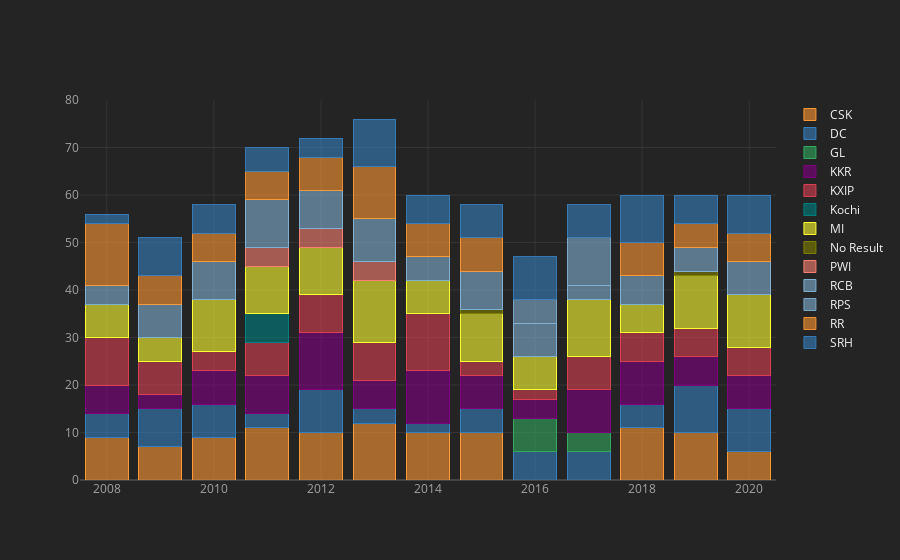

Notebook code for this chart:
### Markdown cell above
Being a home team, CSK has won maximum matches followed by MI and KKR

### Code cell
Season_comparison = pd.crosstab(df['season'],df['winner'])
Season_comparison.iplot(kind='bar',barmode='stack')

### Figure 1 — Plotly figure (JSON) as saved in the notebook; plotly's stock layout.template omitted (floating-point values rounded to 4 significant figures)
{"data": [{"marker": {"color": "rgba(255, 153, 51, 0.6)", "line": {"color": "rgba(255, 153, 51, 1.0)", "width": 1}}, "name": "CSK", "orientation": "v", "text": "", "type": "bar", "x": [2008, 2009, 2010, 2011, 2012, 2013, 2014, 2015, 2016, 2017, 2018, 2019, 2020], "y": [9, 7, 9, 11, 10, 12, 10, 10, 0, 0, 11, 10, 6]}, {"marker": {"color": "rgba(55, 128, 191, 0.6)", "line": {"color": "rgba(55, 128, 191, 1.0)", "width": 1}}, "name": "DC", "orientation": "v", "text": "", "type": "bar", "x": [2008, 2009, 2010, 2011, 2012, 2013, 2014, 2015, 2016, 2017, 2018, 2019, 2020], "y": [5, 8, 7, 3, 9, 3, 2, 5, 6, 6, 5, 10, 9]}, {"marker": {"color": "rgba(50, 171, 96, 0.6)", "line": {"color": "rgba(50, 171, 96, 1.0)", "width": 1}}, "name": "GL", "orientation": "v", "text": "", "type": "bar", "x": [2008, 2009, 2010, 2011, 2012, 2013, 2014, 2015, 2016, 2017, 2018, 2019, 2020], "y": [0, 0, 0, 0, 0, 0, 0, 0, 7, 4, 0, 0, 0]}, {"marker": {"color": "rgba(128, 0, 128, 0.6)", "line": {"color": "rgba(128, 0, 128, 1.0)", "width": 1}}, "name": "KKR", "orientation": "v", "text": "", "type": "bar", "x": [2008, 2009, 2010, 2011, 2012, 2013, 2014, 2015, 2016, 2017, 2018, 2019, 2020], "y": [6, 3, 7, 8, 12, 6, 11, 7, 4, 9, 9, 6, 7]}, {"marker": {"color": "rgba(219, 64, 82, 0.6)", "line": {"color": "rgba(219, 64, 82, 1.0)", "width": 1}}, "name": "KXIP", "orientation": "v", "text": "", "type": "bar", "x": [2008, 2009, 2010, 2011, 2012, 2013, 2014, 2015, 2016, 2017, 2018, 2019, 2020], "y": [10, 7, 4, 7, 8, 8, 12, 3, 2, 7, 6, 6, 6]}, {"marker": {"color": "rgba(0, 128, 128, 0.6)", "line": {"color": "rgba(0, 128, 128, 1.0)", "width": 1}}, "name": "Kochi", "orientation": "v", "text": "", "type": "bar", "x": [2008, 2009, 2010, 2011, 2012, 2013, 2014, 2015, 2016, 2017, 2018, 2019, 2020], "y": [0, 0, 0, 6, 0, 0, 0, 0, 0, 0, 0, 0, 0]}, {"marker": {"color": "rgba(255, 255, 51, 0.6)", "line": {"color": "rgba(255, 255, 51, 1.0)", "width": 1}}, "name": "MI", "orientation": "v", "text": "", "type": "bar", "x": [2008, 2009, 2010, 2011, 2012, 2013, 2014, 2015, 2016, 2017, 2018, 2019, 2020], "y": [7, 5, 11, 10, 10, 13, 7, 10, 7, 12, 6, 11, 11]}, {"marker": {"color": "rgba(128, 128, 0, 0.6)", "line": {"color": "rgba(128, 128, 0, 1.0)", "width": 1}}, "name": "No Result", "orientation": "v", "text": "", "type": "bar", "x": [2008, 2009, 2010, 2011, 2012, 2013, 2014, 2015, 2016, 2017, 2018, 2019, 2020], "y": [0, 0, 0, 0, 0, 0, 0, 1, 0, 0, 0, 1, 0]}, {"marker": {"color": "rgba(251, 128, 114, 0.6)", "line": {"color": "rgba(251, 128, 114, 1.0)", "width": 1}}, "name": "PWI", "orientation": "v", "text": "", "type": "bar", "x": [2008, 2009, 2010, 2011, 2012, 2013, 2014, 2015, 2016, 2017, 2018, 2019, 2020], "y": [0, 0, 0, 4, 4, 4, 0, 0, 0, 0, 0, 0, 0]}, {"marker": {"color": "rgba(128, 177, 211, 0.6)", "line": {"color": "rgba(128, 177, 211, 1.0)", "width": 1}}, "name": "RCB", "orientation": "v", "text": "", "type": "bar", "x": [2008, 2009, 2010, 2011, 2012, 2013, 2014, 2015, 2016, 2017, 2018, 2019, 2020], "y": [4, 7, 8, 10, 8, 9, 5, 8, 7, 3, 6, 5, 7]}, {"marker": {"color": "rgba(128, 177, 211, 0.6)", "line": {"color": "rgba(128, 177, 211, 0.8999999999999999)", "width": 1}}, "name": "RPS", "orientation": "v", "text": "", "type": "bar", "x": [2008, 2009, 2010, 2011, 2012, 2013, 2014, 2015, 2016, 2017, 2018, 2019, 2020], "y": [0, 0, 0, 0, 0, 0, 0, 0, 5, 10, 0, 0, 0]}, {"marker": {"color": "rgba(255, 153, 51, 0.6)", "line": {"color": "rgba(255, 153, 51, 0.8999999999999999)", "width": 1}}, "name": "RR", "orientation": "v", "text": "", "type": "bar", "x": [2008, 2009, 2010, 2011, 2012, 2013, 2014, 2015, 2016, 2017, 2018, 2019, 2020], "y": [13, 6, 6, 6, 7, 11, 7, 7, 0, 0, 7, 5, 6]}, {"marker": {"color": "rgba(55, 128, 191, 0.6)", "line": {"color": "rgba(55, 128, 191, 0.8999999999999999)", "width": 1}}, "name": "SRH", "orientation": "v", "text": "", "type": "bar", "x": [2008, 2009, 2010, 2011, 2012, 2013, 2014, 2015, 2016, 2017, 2018, 2019, 2020], "y": [2, 8, 6, 5, 4, 10, 6, 7, 9, 7, 10, 6, 8]}], "layout": {"barmode": "stack", "legend": {"bgcolor": "#242424", "font": {"color": "#F4F4F4"}, "traceorder": "normal"}, "paper_bgcolor": "#242424", "plot_bgcolor": "#242424", "title": {"font": {"color": "#F4F4F4"}}, "xaxis": {"gridcolor": "#343434", "showgrid": true, "tickfont": {"color": "#A4A4A4"}, "title": {"font": {"color": "#A4A4A4"}, "text": ""}, "zerolinecolor": "#444444"}, "yaxis": {"gridcolor": "#343434", "showgrid": true, "tickfont": {"color": "#A4A4A4"}, "title": {"font": {"color": "#A4A4A4"}, "text": ""}, "zerolinecolor": "#444444"}}}
